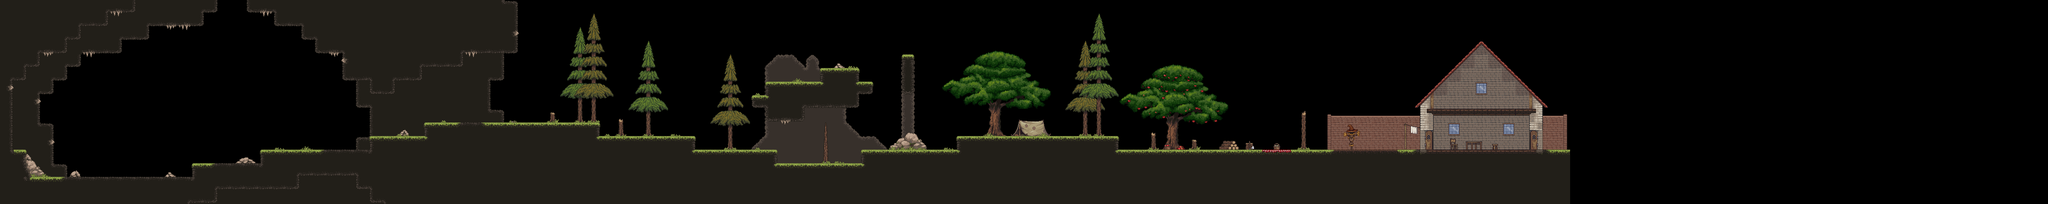

A level layout from a 2D game, rendered from its tile map. Below: a short description, then the map file with tile-grid data replaced by summaries:
An orthogonal 150x15 tile map with 32x32 px tiles, 3 tile layers (BG3, BG2, BG1).

<map version="1.10" tiledversion="1.10.1" orientation="orthogonal" renderorder="right-down" width="150" height="15" tilewidth="32" tileheight="32" infinite="0" nextlayerid="15" nextobjectid="3">
 <tileset firstgid="1" source="Platformer Assets.tsx" />
 <layer id="14" name="BG3" width="150" height="15">
  <data>[2250 cells, 84 non-empty, 20 distinct tile ids]</data>
 </layer>
 <layer id="2" name="BG2" width="150" height="15">
  <data>[2250 cells, 450 non-empty, 200 distinct tile ids]</data>
 </layer>
 <layer id="1" name="BG1" width="150" height="15">
  <data>[2250 cells, 697 non-empty, 109 distinct tile ids]</data>
 </layer>
</map>